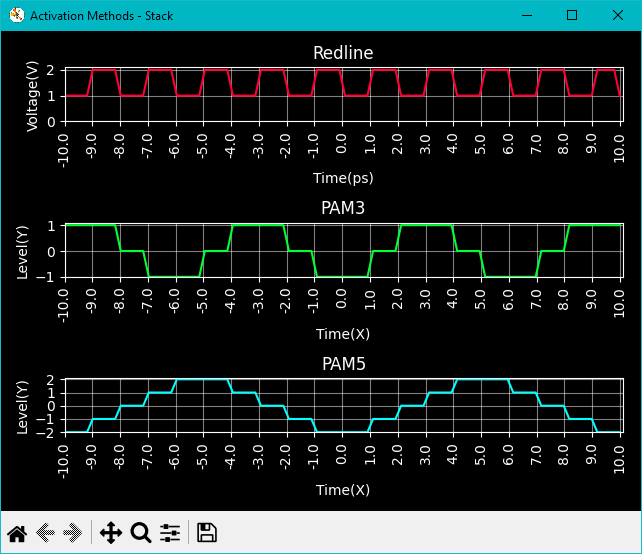

Source code (Python):
#pip3 install -U numpy
#pip3 install matplotlib
import numpy as np
import matplotlib.pyplot as mpl

TITLE = "Activation Methods"
    
def main():
    title = "Activation Methods"
    mpl.style.use("dark_background")
    x = np.linspace(-10.0, 10.0, 100)
    y = []

    y_Redline = method()
    y_Redline.title = "Redline"
    y_Redline.method = [x, ((x % 2) > 1) + 1]
    y_Redline.x_range = [-10.0, 10.1, 1.0]
    y_Redline.y_range = [-0.0, 2.1, 1.0]
    y_Redline.colour = [1.0, 0.0, 0.2]
    y_Redline.thickness = 5
    y_Redline.x_label = "Time(ps)"
    y_Redline.y_label = "Voltage(V)"
    y.append(y_Redline)

    y_PAM3 = method()
    y_PAM3.title = "PAM3"
    y_PAM3.method = [x, [(round(x - 0.5) % 3) - 1 if (x % 6) < 3 else (round(-x - 0.5) % 3) - 1 for x in x]]
    y_PAM3.x_range = [-10.0, 10.1, 1.0]
    y_PAM3.y_range = [-1.0, 1.1, 1.0]
    y_PAM3.colour = [0.0, 1.0, 0.2]
    y_PAM3.thickness = 5
    y_PAM3.x_label = "Time(X)"
    y_PAM3.y_label = "Level(Y)"
    y.append(y_PAM3)

    y_PAM5 = method()
    y_PAM5.title = "PAM5"
    y_PAM5.method = [x, [(round(x - 0.5) % 5) - 2 if (x % 10) < 5 else (round(-x - 0.5) % 5) - 2 for x in x]]
    y_PAM5.x_range = [-10.0, 10.1, 1.0]
    y_PAM5.y_range = [-2.0, 2.1, 1.0]
    y_PAM5.colour = [0.0, 1.0, 1.0]
    y_PAM5.thickness = 5
    y_PAM5.x_label = "Time(X)"
    y_PAM5.y_label = "Level(Y)"
    y.append(y_PAM5)

    stack(x, y, len(y), 1)
    
    mpl.tight_layout(pad = 1.0)
    mpl.show(block = False)

class method:
    def __init__(self):
        pass

def stack(x, y, rows, cols, title = TITLE + " - Stack"):
    figure, axes = mpl.subplots(rows, cols, num = title)

    for i in range(0, len(y)):
        axes[i].set_title(y[i].title)
        axes[i].set(xlabel = y[i].x_label, ylabel = y[i].y_label)
        axes[i].set(xlim = y[i].x_range[0:2], ylim = y[i].y_range[0:2])
        axes[i].xaxis.set_ticks(np.arange(*(y[i].x_range)))
        axes[i].set_xticklabels(axes[i].get_xticks(), rotation = 90)
        axes[i].yaxis.set_ticks(np.arange(*(y[i].y_range)))
        axes[i].plot(*(y[i].method), color = y[i].colour)
        axes[i].grid(alpha = 0.5)

if __name__ == "__main__":
    main()
